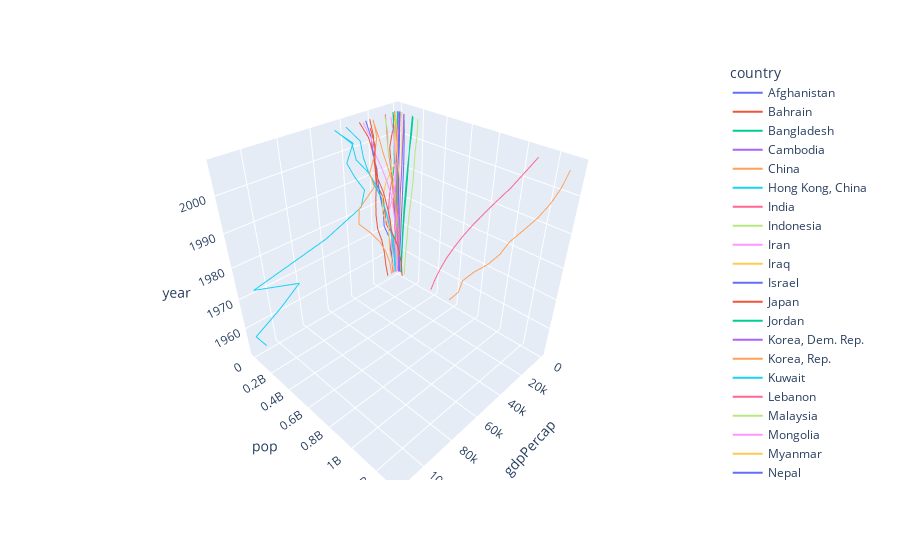

The code cell stored with this chart in its notebook:
### Code cell
fig = px.line_3d(gapminder_asia,x='gdpPercap',y='pop',
                 z='year',color='country')
fig.show()

### Figure 1 — Plotly figure (JSON) as saved in the notebook; plotly's stock layout.template omitted (floating-point values rounded to 4 significant figures)
{"data": [{"hovertemplate": "country=Afghanistan<br>gdpPercap=%{x}<br>pop=%{y}<br>year=%{z}<extra></extra>", "legendgroup": "Afghanistan", "line": {"color": "#636efa", "dash": "solid"}, "marker": {"symbol": "circle"}, "mode": "lines", "name": "Afghanistan", "scene": "scene", "showlegend": true, "type": "scatter3d", "x": [779.4, 820.9, 853.1, 836.2, 740.0, 786.1, 978.0, 852.4, 649.3, 635.3, 726.7, 974.6], "y": [8425333, 9240934, 10267083, 11537966, 13079460, 14880372, 12881816, 13867957, 16317921, 22227415, 25268405, 31889923], "z": [1952, 1957, 1962, 1967, 1972, 1977, 1982, 1987, 1992, 1997, 2002, 2007]}, {"hovertemplate": "country=Bahrain<br>gdpPercap=%{x}<br>pop=%{y}<br>year=%{z}<extra></extra>", "legendgroup": "Bahrain", "line": {"color": "#EF553B", "dash": "solid"}, "marker": {"symbol": "circle"}, "mode": "lines", "name": "Bahrain", "scene": "scene", "showlegend": true, "type": "scatter3d", "x": [9867.0, 11640.0, 12750.0, 14800.0, 18270.0, 19340.0, 19210.0, 18520.0, 19040.0, 20290.0, 23400.0, 29800.0], "y": [120447, 138655, 171863, 202182, 230800, 297410, 377967, 454612, 529491, 598561, 656397, 708573], "z": [1952, 1957, 1962, 1967, 1972, 1977, 1982, 1987, 1992, 1997, 2002, 2007]}, {"hovertemplate": "country=Bangladesh<br>gdpPercap=%{x}<br>pop=%{y}<br>year=%{z}<extra></extra>", "legendgroup": "Bangladesh", "line": {"color": "#00cc96", "dash": "solid"}, "marker": {"symbol": "circle"}, "mode": "lines", "name": "Bangladesh", "scene": "scene", "showlegend": true, "type": "scatter3d", "x": [684.2, 661.6, 686.3, 721.2, 630.2, 659.9, 677.0, 752.0, 837.8, 972.8, 1136.0, 1391.0], "y": [46886859, 51365468, 56839289, 62821884, 70759295, 80428306, 93074406, 103764241, 113704579, 123315288, 135656790, 150448339], "z": [1952, 1957, 1962, 1967, 1972, 1977, 1982, 1987, 1992, 1997, 2002, 2007]}, {"hovertemplate": "country=Cambodia<br>gdpPercap=%{x}<br>pop=%{y}<br>year=%{z}<extra></extra>", "legendgroup": "Cambodia", "line": {"color": "#ab63fa", "dash": "solid"}, "marker": {"symbol": "circle"}, "mode": "lines", "name": "Cambodia", "scene": "scene", "showlegend": true, "type": "scatter3d", "x": [368.5, 434.0, 496.9, 523.4, 421.6, 525.0, 624.5, 683.9, 682.3, 734.3, 896.2, 1714.0], "y": [4693836, 5322536, 6083619, 6960067, 7450606, 6978607, 7272485, 8371791, 10150094, 11782962, 12926707, 14131858], "z": [1952, 1957, 1962, 1967, 1972, 1977, 1982, 1987, 1992, 1997, 2002, 2007]}, {"hovertemplate": "country=China<br>gdpPercap=%{x}<br>pop=%{y}<br>year=%{z}<extra></extra>", "legendgroup": "China", "line": {"color": "#FFA15A", "dash": "solid"}, "marker": {"symbol": "circle"}, "mode": "lines", "name": "China", "scene": "scene", "showlegend": true, "type": "scatter3d", "x": [400.4, 576.0, 487.7, 612.7, 676.9, 741.2, 962.4, 1379.0, 1656.0, 2289.0, 3119.0, 4959.0], "y": [556263527, 637408000, 665770000, 754550000, 862030000, 943455000, 1000281000, 1084035000, 1164970000, 1230075000, 1280400000, 1318683096], "z": [1952, 1957, 1962, 1967, 1972, 1977, 1982, 1987, 1992, 1997, 2002, 2007]}, {"hovertemplate": "country=Hong Kong, China<br>gdpPercap=%{x}<br>pop=%{y}<br>year=%{z}<extra></extra>", "legendgroup": "Hong Kong, China", "line": {"color": "#19d3f3", "dash": "solid"}, "marker": {"symbol": "circle"}, "mode": "lines", "name": "Hong Kong, China", "scene": "scene", "showlegend": true, "type": "scatter3d", "x": [3054.0, 3629.0, 4693.0, 6198.0, 8316.0, 11190.0, 14560.0, 20040.0, 24760.0, 28380.0, 30210.0, 39720.0], "y": [2125900, 2736300, 3305200, 3722800, 4115700, 4583700, 5264500, 5584510, 5829696, 6495918, 6762476, 6980412], "z": [1952, 1957, 1962, 1967, 1972, 1977, 1982, 1987, 1992, 1997, 2002, 2007]}, {"hovertemplate": "country=India<br>gdpPercap=%{x}<br>pop=%{y}<br>year=%{z}<extra></extra>", "legendgroup": "India", "line": {"color": "#FF6692", "dash": "solid"}, "marker": {"symbol": "circle"}, "mode": "lines", "name": "India", "scene": "scene", "showlegend": true, "type": "scatter3d", "x": [546.6, 590.1, 658.3, 700.8, 724.0, 813.3, 855.7, 976.5, 1164.0, 1459.0, 1747.0, 2452.0], "y": [372000000, 409000000, 454000000, 506000000, 567000000, 634000000, 708000000, 788000000, 872000000, 959000000, 1034172547, 1110396331], "z": [1952, 1957, 1962, 1967, 1972, 1977, 1982, 1987, 1992, 1997, 2002, 2007]}, {"hovertemplate": "country=Indonesia<br>gdpPercap=%{x}<br>pop=%{y}<br>year=%{z}<extra></extra>", "legendgroup": "Indonesia", "line": {"color": "#B6E880", "dash": "solid"}, "marker": {"symbol": "circle"}, "mode": "lines", "name": "Indonesia", "scene": "scene", "showlegend": true, "type": "scatter3d", "x": [749.7, 858.9, 849.3, 762.4, 1111.0, 1383.0, 1517.0, 1748.0, 2383.0, 3119.0, 2874.0, 3541.0], "y": [82052000, 90124000, 99028000, 109343000, 121282000, 136725000, 153343000, 169276000, 184816000, 199278000, 211060000, 223547000], "z": [1952, 1957, 1962, 1967, 1972, 1977, 1982, 1987, 1992, 1997, 2002, 2007]}, {"hovertemplate": "country=Iran<br>gdpPercap=%{x}<br>pop=%{y}<br>year=%{z}<extra></extra>", "legendgroup": "Iran", "line": {"color": "#FF97FF", "dash": "solid"}, "marker": {"symbol": "circle"}, "mode": "lines", "name": "Iran", "scene": "scene", "showlegend": true, "type": "scatter3d", "x": [3035.0, 3290.0, 4187.0, 5907.0, 9614.0, 11890.0, 7608.0, 6643.0, 7236.0, 8264.0, 9241.0, 11610.0], "y": [17272000, 19792000, 22874000, 26538000, 30614000, 35480679, 43072751, 51889696, 60397973, 63327987, 66907826, 69453570], "z": [1952, 1957, 1962, 1967, 1972, 1977, 1982, 1987, 1992, 1997, 2002, 2007]}, {"hovertemplate": "country=Iraq<br>gdpPercap=%{x}<br>pop=%{y}<br>year=%{z}<extra></extra>", "legendgroup": "Iraq", "line": {"color": "#FECB52", "dash": "solid"}, "marker": {"symbol": "circle"}, "mode": "lines", "name": "Iraq", "scene": "scene", "showlegend": true, "type": "scatter3d", "x": [4130.0, 6229.0, 8342.0, 8931.0, 9576.0, 14690.0, 14520.0, 11640.0, 3746.0, 3076.0, 4391.0, 4471.0], "y": [5441766, 6248643, 7240260, 8519282, 10061506, 11882916, 14173318, 16543189, 17861905, 20775703, 24001816, 27499638], "z": [1952, 1957, 1962, 1967, 1972, 1977, 1982, 1987, 1992, 1997, 2002, 2007]}, {"hovertemplate": "country=Israel<br>gdpPercap=%{x}<br>pop=%{y}<br>year=%{z}<extra></extra>", "legendgroup": "Israel", "line": {"color": "#636efa", "dash": "solid"}, "marker": {"symbol": "circle"}, "mode": "lines", "name": "Israel", "scene": "scene", "showlegend": true, "type": "scatter3d", "x": [4087.0, 5385.0, 7106.0, 8394.0, 12790.0, 13310.0, 15370.0, 17120.0, 18050.0, 20900.0, 21910.0, 25520.0], "y": [1620914, 1944401, 2310904, 2693585, 3095893, 3495918, 3858421, 4203148, 4936550, 5531387, 6029529, 6426679], "z": [1952, 1957, 1962, 1967, 1972, 1977, 1982, 1987, 1992, 1997, 2002, 2007]}, {"hovertemplate": "country=Japan<br>gdpPercap=%{x}<br>pop=%{y}<br>year=%{z}<extra></extra>", "legendgroup": "Japan", "line": {"color": "#EF553B", "dash": "solid"}, "marker": {"symbol": "circle"}, "mode": "lines", "name": "Japan", "scene": "scene", "showlegend": true, "type": "scatter3d", "x": [3217.0, 4318.0, 6577.0, 9848.0, 14780.0, 16610.0, 19380.0, 22380.0, 26820.0, 28820.0, 28600.0, 31660.0], "y": [86459025, 91563009, 95831757, 100825279, 107188273, 113872473, 118454974, 122091325, 124329269, 125956499, 127065841, 127467972], "z": [1952, 1957, 1962, 1967, 1972, 1977, 1982, 1987, 1992, 1997, 2002, 2007]}, {"hovertemplate": "country=Jordan<br>gdpPercap=%{x}<br>pop=%{y}<br>year=%{z}<extra></extra>", "legendgroup": "Jordan", "line": {"color": "#00cc96", "dash": "solid"}, "marker": {"symbol": "circle"}, "mode": "lines", "name": "Jordan", "scene": "scene", "showlegend": true, "type": "scatter3d", "x": [1547.0, 1886.0, 2348.0, 2742.0, 2111.0, 2852.0, 4161.0, 4449.0, 3432.0, 3645.0, 3845.0, 4519.0], "y": [607914, 746559, 933559, 1255058, 1613551, 1937652, 2347031, 2820042, 3867409, 4526235, 5307470, 6053193], "z": [1952, 1957, 1962, 1967, 1972, 1977, 1982, 1987, 1992, 1997, 2002, 2007]}, {"hovertemplate": "country=Korea, Dem. Rep.<br>gdpPercap=%{x}<br>pop=%{y}<br>year=%{z}<extra></extra>", "legendgroup": "Korea, Dem. Rep.", "line": {"color": "#ab63fa", "dash": "solid"}, "marker": {"symbol": "circle"}, "mode": "lines", "name": "Korea, Dem. Rep.", "scene": "scene", "showlegend": true, "type": "scatter3d", "x": [1088.0, 1571.0, 1622.0, 2144.0, 3702.0, 4106.0, 4107.0, 4106.0, 3726.0, 1691.0, 1647.0, 1593.0], "y": [8865488, 9411381, 10917494, 12617009, 14781241, 16325320, 17647518, 19067554, 20711375, 21585105, 22215365, 23301725], "z": [1952, 1957, 1962, 1967, 1972, 1977, 1982, 1987, 1992, 1997, 2002, 2007]}, {"hovertemplate": "country=Korea, Rep.<br>gdpPercap=%{x}<br>pop=%{y}<br>year=%{z}<extra></extra>", "legendgroup": "Korea, Rep.", "line": {"color": "#FFA15A", "dash": "solid"}, "marker": {"symbol": "circle"}, "mode": "lines", "name": "Korea, Rep.", "scene": "scene", "showlegend": true, "type": "scatter3d", "x": [1031.0, 1488.0, 1536.0, 2029.0, 3031.0, 4657.0, 5623.0, 8533.0, 12100.0, 15990.0, 19230.0, 23350.0], "y": [20947571, 22611552, 26420307, 30131000, 33505000, 36436000, 39326000, 41622000, 43805450, 46173816, 47969150, 49044790], "z": [1952, 1957, 1962, 1967, 1972, 1977, 1982, 1987, 1992, 1997, 2002, 2007]}, {"hovertemplate": "country=Kuwait<br>gdpPercap=%{x}<br>pop=%{y}<br>year=%{z}<extra></extra>", "legendgroup": "Kuwait", "line": {"color": "#19d3f3", "dash": "solid"}, "marker": {"symbol": "circle"}, "mode": "lines", "name": "Kuwait", "scene": "scene", "showlegend": true, "type": "scatter3d", "x": [108400.0, 113500.0, 95460.0, 80890.0, 109300.0, 59270.0, 31350.0, 28120.0, 34930.0, 40300.0, 35110.0, 47310.0], "y": [160000, 212846, 358266, 575003, 841934, 1140357, 1497494, 1891487, 1418095, 1765345, 2111561, 2505559], "z": [1952, 1957, 1962, 1967, 1972, 1977, 1982, 1987, 1992, 1997, 2002, 2007]}, {"hovertemplate": "country=Lebanon<br>gdpPercap=%{x}<br>pop=%{y}<br>year=%{z}<extra></extra>", "legendgroup": "Lebanon", "line": {"color": "#FF6692", "dash": "solid"}, "marker": {"symbol": "circle"}, "mode": "lines", "name": "Lebanon", "scene": "scene", "showlegend": true, "type": "scatter3d", "x": [4835.0, 6090.0, 5715.0, 6007.0, 7486.0, 8660.0, 7641.0, 5377.0, 6891.0, 8755.0, 9314.0, 10460.0], "y": [1439529, 1647412, 1886848, 2186894, 2680018, 3115787, 3086876, 3089353, 3219994, 3430388, 3677780, 3921278], "z": [1952, 1957, 1962, 1967, 1972, 1977, 1982, 1987, 1992, 1997, 2002, 2007]}, {"hovertemplate": "country=Malaysia<br>gdpPercap=%{x}<br>pop=%{y}<br>year=%{z}<extra></extra>", "legendgroup": "Malaysia", "line": {"color": "#B6E880", "dash": "solid"}, "marker": {"symbol": "circle"}, "mode": "lines", "name": "Malaysia", "scene": "scene", "showlegend": true, "type": "scatter3d", "x": [1831.0, 1810.0, 2037.0, 2278.0, 2849.0, 3828.0, 4920.0, 5250.0, 7278.0, 10130.0, 10210.0, 12450.0], "y": [6748378, 7739235, 8906385, 10154878, 11441462, 12845381, 14441916, 16331785, 18319502, 20476091, 22662365, 24821286], "z": [1952, 1957, 1962, 1967, 1972, 1977, 1982, 1987, 1992, 1997, 2002, 2007]}, {"hovertemplate": "country=Mongolia<br>gdpPercap=%{x}<br>pop=%{y}<br>year=%{z}<extra></extra>", "legendgroup": "Mongolia", "line": {"color": "#FF97FF", "dash": "solid"}, "marker": {"symbol": "circle"}, "mode": "lines", "name": "Mongolia", "scene": "scene", "showlegend": true, "type": "scatter3d", "x": [786.6, 912.7, 1056.0, 1226.0, 1422.0, 1648.0, 2001.0, 2338.0, 1785.0, 1902.0, 2141.0, 3096.0], "y": [800663, 882134, 1010280, 1149500, 1320500, 1528000, 1756032, 2015133, 2312802, 2494803, 2674234, 2874127], "z": [1952, 1957, 1962, 1967, 1972, 1977, 1982, 1987, 1992, 1997, 2002, 2007]}, {"hovertemplate": "country=Myanmar<br>gdpPercap=%{x}<br>pop=%{y}<br>year=%{z}<extra></extra>", "legendgroup": "Myanmar", "line": {"color": "#FECB52", "dash": "solid"}, "marker": {"symbol": "circle"}, "mode": "lines", "name": "Myanmar", "scene": "scene", "showlegend": true, "type": "scatter3d", "x": [331, 350, 388, 349, 357, 371, 424, 385, 347, 415, 611, 944], "y": [20092996, 21731844, 23634436, 25870271, 28466390, 31528087, 34680442, 38028578, 40546538, 43247867, 45598081, 47761980], "z": [1952, 1957, 1962, 1967, 1972, 1977, 1982, 1987, 1992, 1997, 2002, 2007]}, {"hovertemplate": "country=Nepal<br>gdpPercap=%{x}<br>pop=%{y}<br>year=%{z}<extra></extra>", "legendgroup": "Nepal", "line": {"color": "#636efa", "dash": "solid"}, "marker": {"symbol": "circle"}, "mode": "lines", "name": "Nepal", "scene": "scene", "showlegend": true, "type": "scatter3d", "x": [545.9, 597.9, 652.4, 676.4, 674.8, 694.1, 718.4, 775.6, 897.7, 1011.0, 1057.0, 1091.0], "y": [9182536, 9682338, 10332057, 11261690, 12412593, 13933198, 15796314, 17917180, 20326209, 23001113, 25873917, 28901790], "z": [1952, 1957, 1962, 1967, 1972, 1977, 1982, 1987, 1992, 1997, 2002, 2007]}, {"hovertemplate": "country=Oman<br>gdpPercap=%{x}<br>pop=%{y}<br>year=%{z}<extra></extra>", "legendgroup": "Oman", "line": {"color": "#EF553B", "dash": "solid"}, "marker": {"symbol": "circle"}, "mode": "lines", "name": "Oman", "scene": "scene", "showlegend": true, "type": "scatter3d", "x": [1828.0, 2243.0, 2925.0, 4721.0, 10620.0, 11850.0, 12950.0, 18120.0, 18620.0, 19700.0, 19770.0, 22320.0], "y": [507833, 561977, 628164, 714775, 829050, 1004533, 1301048, 1593882, 1915208, 2283635, 2713462, 3204897], "z": [1952, 1957, 1962, 1967, 1972, 1977, 1982, 1987, 1992, 1997, 2002, 2007]}, {"hovertemplate": "country=Pakistan<br>gdpPercap=%{x}<br>pop=%{y}<br>year=%{z}<extra></extra>", "legendgroup": "Pakistan", "line": {"color": "#00cc96", "dash": "solid"}, "marker": {"symbol": "circle"}, "mode": "lines", "name": "Pakistan", "scene": "scene", "showlegend": true, "type": "scatter3d", "x": [684.6, 747.1, 803.3, 942.4, 1050.0, 1176.0, 1443.0, 1705.0, 1972.0, 2049.0, 2093.0, 2606.0], "y": [41346560, 46679944, 53100671, 60641899, 69325921, 78152686, 91462088, 105186881, 120065004, 135564834, 153403524, 169270617], "z": [1952, 1957, 1962, 1967, 1972, 1977, 1982, 1987, 1992, 1997, 2002, 2007]}, {"hovertemplate": "country=Philippines<br>gdpPercap=%{x}<br>pop=%{y}<br>year=%{z}<extra></extra>", "legendgroup": "Philippines", "line": {"color": "#ab63fa", "dash": "solid"}, "marker": {"symbol": "circle"}, "mode": "lines", "name": "Philippines", "scene": "scene", "showlegend": true, "type": "scatter3d", "x": [1273.0, 1548.0, 1650.0, 1814.0, 1989.0, 2373.0, 2603.0, 2190.0, 2279.0, 2537.0, 2651.0, 3190.0], "y": [22438691, 26072194, 30325264, 35356600, 40850141, 46850962, 53456774, 60017788, 67185766, 75012988, 82995088, 91077287], "z": [1952, 1957, 1962, 1967, 1972, 1977, 1982, 1987, 1992, 1997, 2002, 2007]}, {"hovertemplate": "country=Saudi Arabia<br>gdpPercap=%{x}<br>pop=%{y}<br>year=%{z}<extra></extra>", "legendgroup": "Saudi Arabia", "line": {"color": "#FFA15A", "dash": "solid"}, "marker": {"symbol": "circle"}, "mode": "lines", "name": "Saudi Arabia", "scene": "scene", "showlegend": true, "type": "scatter3d", "x": [6460.0, 8158.0, 11630.0, 16900.0, 24840.0, 34170.0, 33690.0, 21200.0, 24840.0, 20590.0, 19010.0, 21650.0], "y": [4005677, 4419650, 4943029, 5618198, 6472756, 8128505, 11254672, 14619745, 16945857, 21229759, 24501530, 27601038], "z": [1952, 1957, 1962, 1967, 1972, 1977, 1982, 1987, 1992, 1997, 2002, 2007]}, {"hovertemplate": "country=Singapore<br>gdpPercap=%{x}<br>pop=%{y}<br>year=%{z}<extra></extra>", "legendgroup": "Singapore", "line": {"color": "#19d3f3", "dash": "solid"}, "marker": {"symbol": "circle"}, "mode": "lines", "name": "Singapore", "scene": "scene", "showlegend": true, "type": "scatter3d", "x": [2315.0, 2843.0, 3675.0, 4977.0, 8598.0, 11210.0, 15170.0, 18860.0, 24770.0, 33520.0, 36020.0, 47140.0], "y": [1127000, 1445929, 1750200, 1977600, 2152400, 2325300, 2651869, 2794552, 3235865, 3802309, 4197776, 4553009], "z": [1952, 1957, 1962, 1967, 1972, 1977, 1982, 1987, 1992, 1997, 2002, 2007]}, {"hovertemplate": "country=Sri Lanka<br>gdpPercap=%{x}<br>pop=%{y}<br>year=%{z}<extra></extra>", "legendgroup": "Sri Lanka", "line": {"color": "#FF6692", "dash": "solid"}, "marker": {"symbol": "circle"}, "mode": "lines", "name": "Sri Lanka", "scene": "scene", "showlegend": true, "type": "scatter3d", "x": [1084.0, 1073.0, 1074.0, 1136.0, 1213.0, 1349.0, 1648.0, 1877.0, 2154.0, 2664.0, 3015.0, 3970.0], "y": [7982342, 9128546, 10421936, 11737396, 13016733, 14116836, 15410151, 16495304, 17587060, 18698655, 19576783, 20378239], "z": [1952, 1957, 1962, 1967, 1972, 1977, 1982, 1987, 1992, 1997, 2002, 2007]}, {"hovertemplate": "country=Syria<br>gdpPercap=%{x}<br>pop=%{y}<br>year=%{z}<extra></extra>", "legendgroup": "Syria", "line": {"color": "#B6E880", "dash": "solid"}, "marker": {"symbol": "circle"}, "mode": "lines", "name": "Syria", "scene": "scene", "showlegend": true, "type": "scatter3d", "x": [1643.0, 2117.0, 2193.0, 1882.0, 2571.0, 3195.0, 3762.0, 3117.0, 3341.0, 4014.0, 4091.0, 4185.0], "y": [3661549, 4149908, 4834621, 5680812, 6701172, 7932503, 9410494, 11242847, 13219062, 15081016, 17155814, 19314747], "z": [1952, 1957, 1962, 1967, 1972, 1977, 1982, 1987, 1992, 1997, 2002, 2007]}, {"hovertemplate": "country=Taiwan<br>gdpPercap=%{x}<br>pop=%{y}<br>year=%{z}<extra></extra>", "legendgroup": "Taiwan", "line": {"color": "#FF97FF", "dash": "solid"}, "marker": {"symbol": "circle"}, "mode": "lines", "name": "Taiwan", "scene": "scene", "showlegend": true, "type": "scatter3d", "x": [1207.0, 1508.0, 1823.0, 2644.0, 4063.0, 5597.0, 7426.0, 11050.0, 15220.0, 20210.0, 23240.0, 28720.0], "y": [8550362, 10164215, 11918938, 13648692, 15226039, 16785196, 18501390, 19757799, 20686918, 21628605, 22454239, 23174294], "z": [1952, 1957, 1962, 1967, 1972, 1977, 1982, 1987, 1992, 1997, 2002, 2007]}, {"hovertemplate": "country=Thailand<br>gdpPercap=%{x}<br>pop=%{y}<br>year=%{z}<extra></extra>", "legendgroup": "Thailand", "line": {"color": "#FECB52", "dash": "solid"}, "marker": {"symbol": "circle"}, "mode": "lines", "name": "Thailand", "scene": "scene", "showlegend": true, "type": "scatter3d", "x": [757.8, 793.6, 1002.0, 1295.0, 1524.0, 1961.0, 2393.0, 2983.0, 4617.0, 5853.0, 5913.0, 7458.0], "y": [21289402, 25041917, 29263397, 34024249, 39276153, 44148285, 48827160, 52910342, 56667095, 60216677, 62806748, 65068149], "z": [1952, 1957, 1962, 1967, 1972, 1977, 1982, 1987, 1992, 1997, 2002, 2007]}, {"hovertemplate": "country=Vietnam<br>gdpPercap=%{x}<br>pop=%{y}<br>year=%{z}<extra></extra>", "legendgroup": "Vietnam", "line": {"color": "#636efa", "dash": "solid"}, "marker": {"symbol": "circle"}, "mode": "lines", "name": "Vietnam", "scene": "scene", "showlegend": true, "type": "scatter3d", "x": [605.1, 676.3, 772.0, 637.1, 699.5, 713.5, 707.2, 820.8, 989.0, 1386.0, 1764.0, 2442.0], "y": [26246839, 28998543, 33796140, 39463910, 44655014, 50533506, 56142181, 62826491, 69940728, 76048996, 80908147, 85262356], "z": [1952, 1957, 1962, 1967, 1972, 1977, 1982, 1987, 1992, 1997, 2002, 2007]}, {"hovertemplate": "country=West Bank and Gaza<br>gdpPercap=%{x}<br>pop=%{y}<br>year=%{z}<extra></extra>", "legendgroup": "West Bank and Gaza", "line": {"color": "#EF553B", "dash": "solid"}, "marker": {"symbol": "circle"}, "mode": "lines", "name": "West Bank and Gaza", "scene": "scene", "showlegend": true, "type": "scatter3d", "x": [1516.0, 1827.0, 2199.0, 2650.0, 3133.0, 3683.0, 4336.0, 5107.0, 6018.0, 7111.0, 4515.0, 3025.0], "y": [1030585, 1070439, 1133134, 1142636, 1089572, 1261091, 1425876, 1691210, 2104779, 2826046, 3389578, 4018332], "z": [1952, 1957, 1962, 1967, 1972, 1977, 1982, 1987, 1992, 1997, 2002, 2007]}, {"hovertemplate": "country=Yemen, Rep.<br>gdpPercap=%{x}<br>pop=%{y}<br>year=%{z}<extra></extra>", "legendgroup": "Yemen, Rep.", "line": {"color": "#00cc96", "dash": "solid"}, "marker": {"symbol": "circle"}, "mode": "lines", "name": "Yemen, Rep.", "scene": "scene", "showlegend": true, "type": "scatter3d", "x": [781.7, 804.8, 825.6, 862.4, 1265.0, 1830.0, 1978.0, 1972.0, 1879.0, 2117.0, 2235.0, 2281.0], "y": [4963829, 5498090, 6120081, 6740785, 7407075, 8403990, 9657618, 11219340, 13367997, 15826497, 18701257, 22211743], "z": [1952, 1957, 1962, 1967, 1972, 1977, 1982, 1987, 1992, 1997, 2002, 2007]}], "layout": {"legend": {"title": {"text": "country"}, "tracegroupgap": 0}, "margin": {"t": 60}, "scene": {"domain": {"x": [0, 1], "y": [0, 1]}, "xaxis": {"title": {"text": "gdpPercap"}}, "yaxis": {"title": {"text": "pop"}}, "zaxis": {"title": {"text": "year"}}}}}
